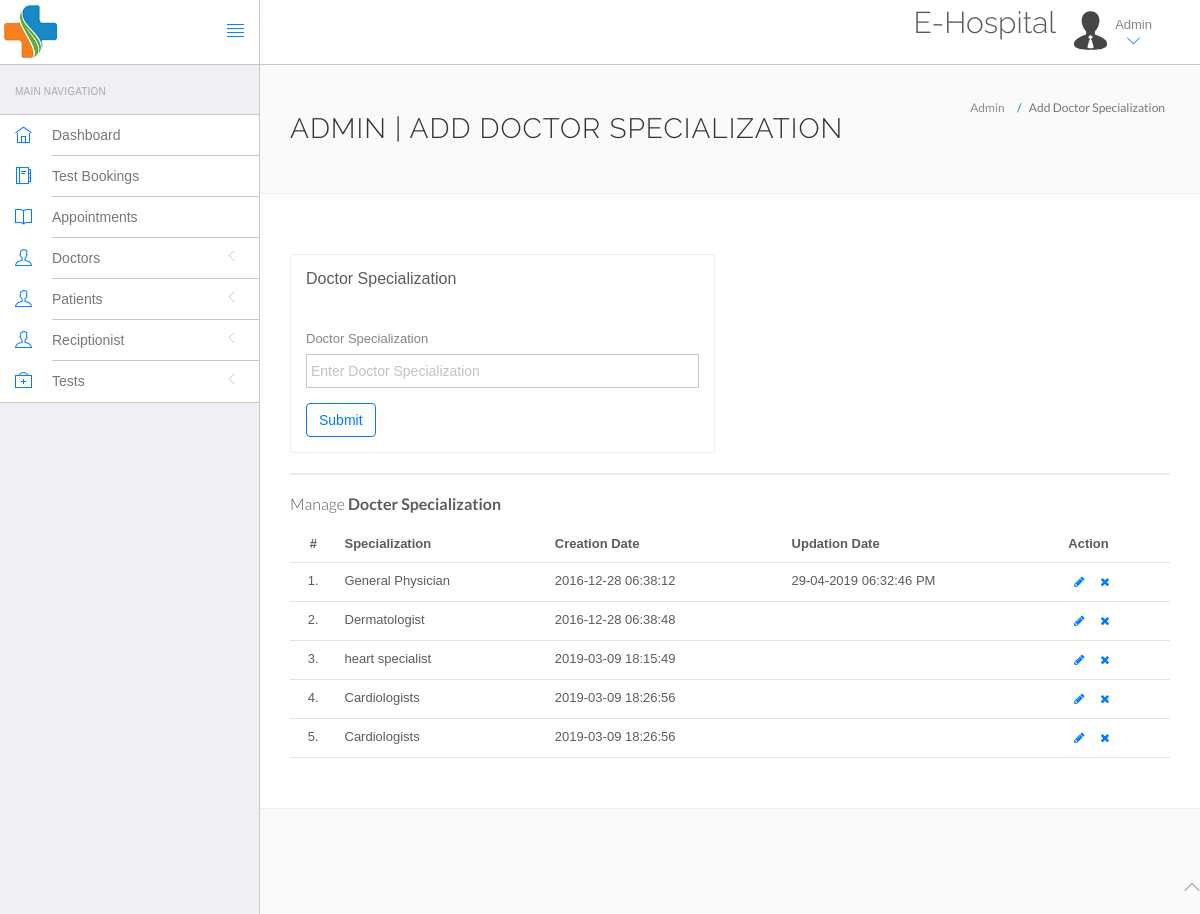
Before: /admin/doctor-specilization.php (signed in) with the older database file.
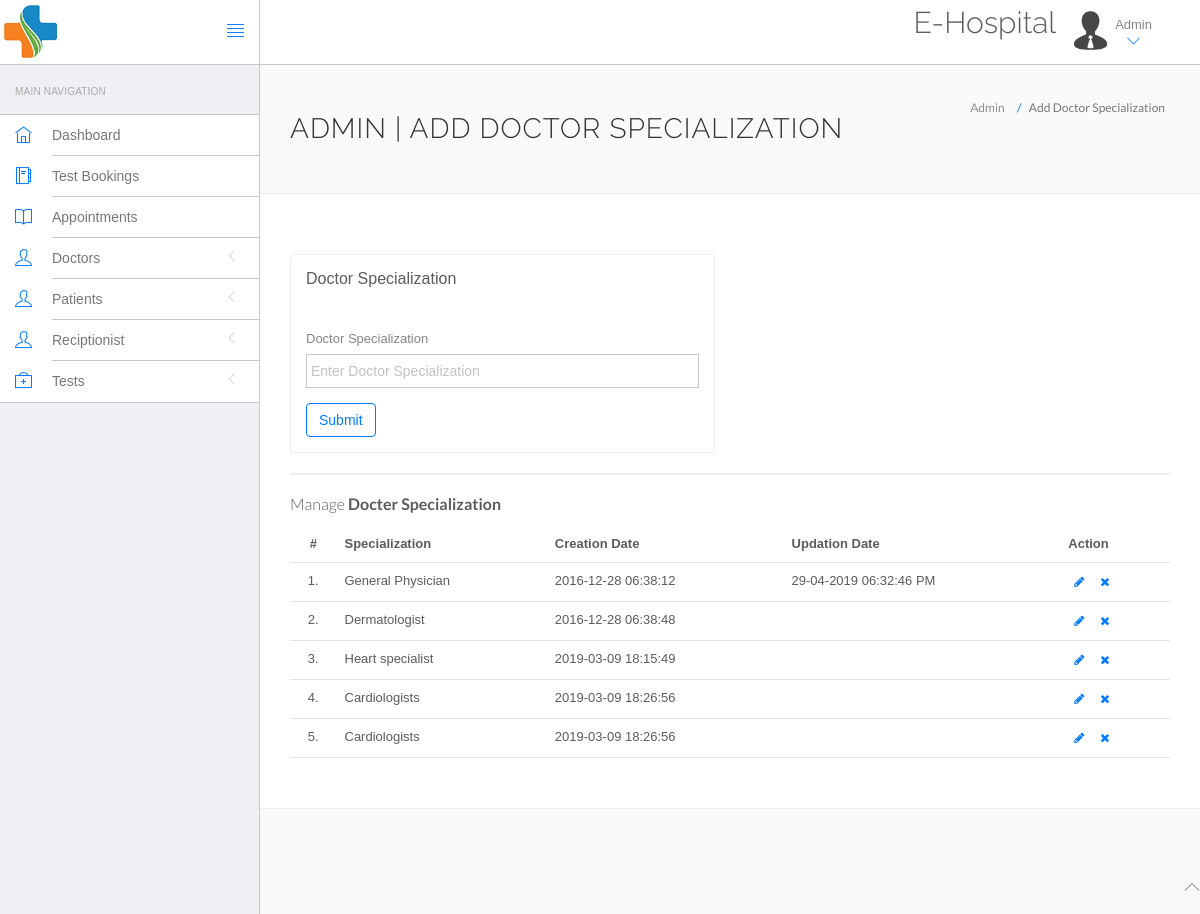
After: the same page with the newer database file.
### tables this page shows
CREATE TABLE IF NOT EXISTS `doctorspecilization` (
  `id` int(11) NOT NULL AUTO_INCREMENT,
  `specilization` varchar(255) NOT NULL,
  `creationDate` timestamp NOT NULL DEFAULT CURRENT_TIMESTAMP,
  `updationDate` varchar(255) NOT NULL,
  PRIMARY KEY (`id`)
);

### admin/doctor-specilization.php (the view, shortened to what this page needs)
<?php
include('include/config.php');
?>
<!DOCTYPE html>
<html lang="en">
<head>
	<link rel="stylesheet" href="vendor/bootstrap/css/bootstrap.min.css">
	<link rel="stylesheet" href="vendor/fontawesome/css/font-awesome.min.css">
	<link rel="stylesheet" href="vendor/themify-icons/themify-icons.min.css">
	<link href="vendor/animate.css/animate.min.css" rel="stylesheet" media="screen">
	<link href="vendor/perfect-scrollbar/perfect-scrollbar.min.css" rel="stylesheet" media="screen">
	<link href="vendor/switchery/switchery.min.css" rel="stylesheet" media="screen">
	<link href="vendor/bootstrap-touchspin/jquery.bootstrap-touchspin.min.css" rel="stylesheet" media="screen">
	<link href="vendor/select2/select2.min.css" rel="stylesheet" media="screen">
	<link href="vendor/bootstrap-datepicker/bootstrap-datepicker3.standalone.min.css" rel="stylesheet" media="screen">
	<link href="vendor/bootstrap-timepicker/bootstrap-timepicker.min.css" rel="stylesheet" media="screen">
	<link rel="stylesheet" href="assets/css/styles.css">
	<link rel="stylesheet" href="assets/css/plugins.css">
	<link rel="stylesheet" href="assets/css/themes/theme-1.css" id="skin_color" />
</head>
<body>
	<div id="app">
		<?php include('include/sidebar.php'); ?>
		<div class="app-content">
			<?php include('include/header.php'); ?>
			<div class="main-content">
				<div class="wrap-content container" id="container">
					<section id="page-title">
						<div class="row">
							<div class="col-sm-8">
								<h1 class="mainTitle">Admin | Add Doctor Specialization</h1>
							</div>
							<ol class="breadcrumb">
								<li>
									<span>Admin</span>
								</li>
								<li class="active">
									<span>Add Doctor Specialization</span>
								</li>
							</ol>
						</div>
					</section>
					<div class="container-fluid container-fullw bg-white">
						<div class="row">
							<div class="col-md-12">
								<div class="row margin-top-30">
									<div class="col-lg-6 col-md-12">
										<div class="panel panel-white">
											<div class="panel-heading">
												<h5 class="panel-title">Doctor Specialization</h5>
											</div>
											<div class="panel-body">
												<form role="form" name="dcotorspcl" method="post">
													<div class="form-group">
														<label for="exampleInputEmail1">
															Doctor Specialization
														</label>
														<input type="text" name="doctorspecilization" class="form-control" placeholder="Enter Doctor Specialization" required="required">
													</div>
													<button type="submit" name="submit" class="btn btn-o btn-primary">
														Submit
													</button>
												</form>
											</div>
										</div>
									</div>
								</div>
							</div>
							<div class="col-lg-12 col-md-12">
								<div class="panel panel-white">
								</div>
							</div>
						</div>
						<div class="row">
							<div class="col-md-12">
								<h5 class="over-title margin-bottom-15">Manage <span class="text-bold">Docter Specialization</span></h5>
								<table class="table table-hover" id="sample-table-1">
									<thead>
										<tr>
											<th class="center">#</th>
											<th>Specialization</th>
											<th class="hidden-xs">Creation Date</th>
											<th>Updation Date</th>
											<th>Action</th>
										</tr>
									</thead>
									<tbody>
										<?php
										$sql = mysqli_query($con, "select * from doctorSpecilization");
										$cnt = 1;
										while ($row = mysqli_fetch_array($sql)) {
										?>
											<tr>
												<td class="center"><?php echo $cnt; ?>.</td>
												<td class="hidden-xs"><?php echo $row['specilization']; ?></td>
												<td><?php echo $row['creationDate']; ?></td>
												<td><?php echo $row['updationDate']; ?>
												</td>
												<td>
													<div class="visible-md visible-lg hidden-sm hidden-xs">
														<a href="edit-doctor-specialization.php?id=<?php echo $row['id']; ?>" class="btn btn-transparent btn-xs" tooltip-placement="top" tooltip="Edit"><i class="fa fa-pencil"></i></a>
														<a href="doctor-specilization.php?id=<?php echo $row['id'] ?>&del=delete" onClick="return confirm('Are you sure you want to delete?')" class="btn btn-transparent btn-xs tooltips" tooltip-placement="top" tooltip="Remove"><i class="fa fa-times fa fa-white"></i></a>
													</div>
												</td>
											</tr>
										<?php
											$cnt = $cnt + 1;
										} ?>
									</tbody>
								</table>
							</div>
						</div>
					</div>
				</div>
			</div>
		</div>
	</div>
	<?php include('include/footer.php'); ?>
</body>
</html>

Changed rows visible on the page:
changed doctorspecilization: specilization "heart specialist" → "Heart specialist"
